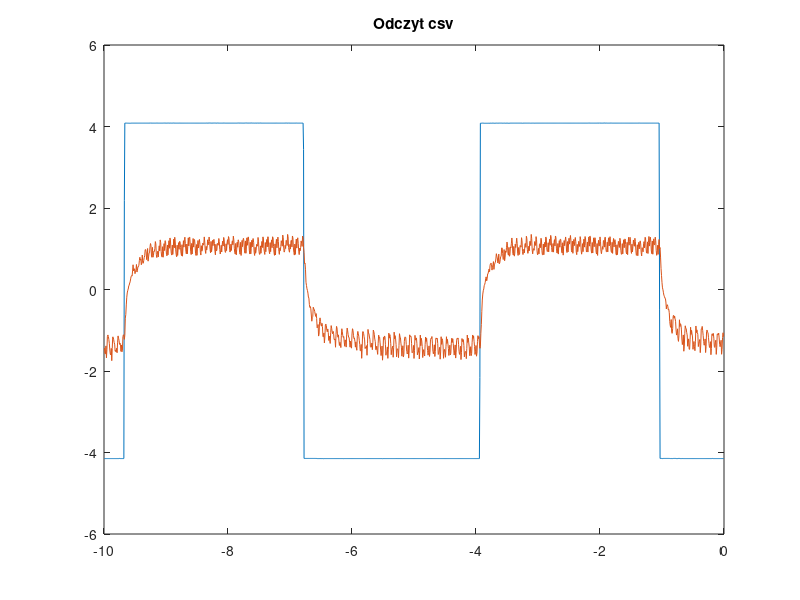

This chart was generated by the following MATLAB code: (Note: this script raises an error after producing the figure.)
dane = csvread("scope_0.csv",3,0);
t = dane(:,1);
zas = dane(:,2);
tacho = dane(:,3);

global tm tachom

figure(1)
plot(t,zas, t,tacho)
title("Odczyt csv")

int = 10;

tm= t(39:7:410);
tachom = tacho(39:7:410);

tm = tm + abs(tm(1));
tachom = tachom +abs(tachom(1));


Xp = [1 1];
Xf = fminsearch("min1rzad",Xp);

Y = step(Xf(1), [Xf(2) 1], tm);

figure(2)
plot(tm,Y, tm, tachom, 'x')
title("Model")

